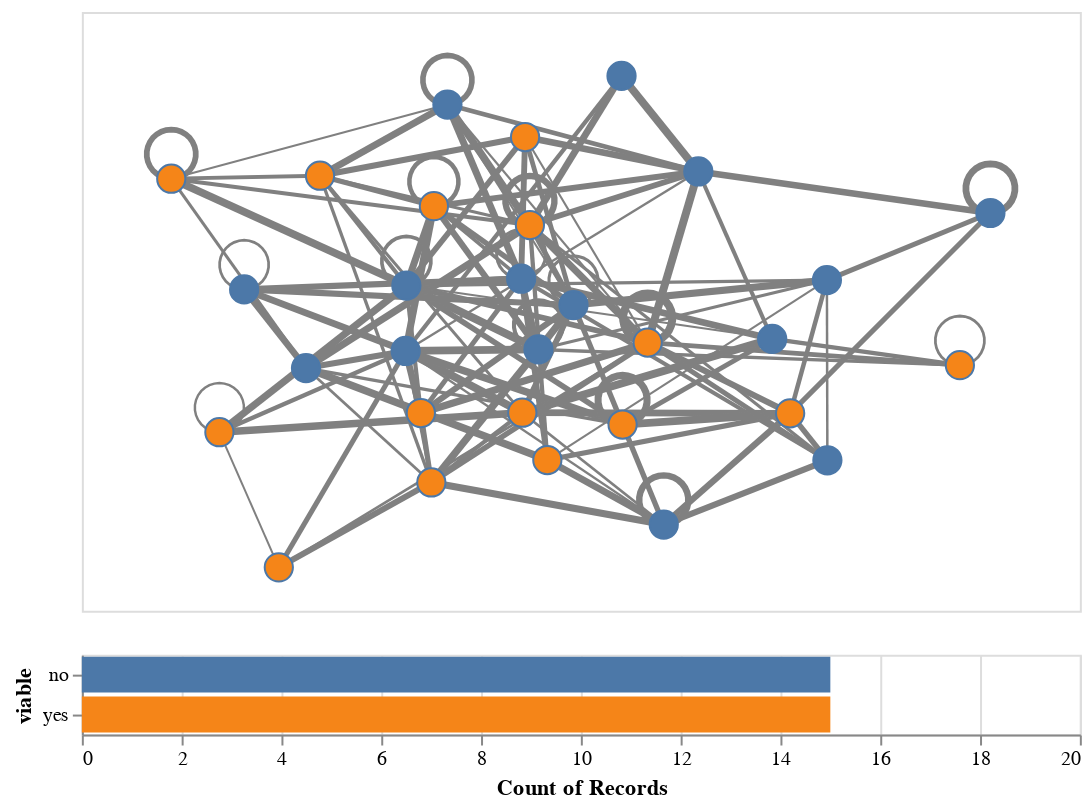

The notebook cell this image was saved under:
### Code cell
# Get the node layer
#   The possible layers are [edges, arrows, nodes, labels], in this order,
#   but arrows are present only if G is directed and labels only if node_label is not None.
nodes = chart.layer[-1] # Assuming no labels; fine with both directed and undirected G

# Build a brush
brush = alt.selection_interval(encodings = ['x', 'y'])
colour = alt.Color('viable:N', legend = None)

# Condition nodes based on brush
nodes = nodes.encode(
    fill = alt.condition(brush, colour, alt.value('gray')),
).add_params(brush)

# Create a bar graph to show highlighted nodes
bars = alt.Chart(nodes.data).mark_bar().encode(
    x = alt.X('count()').scale(domain = (0, 20)),
    y = 'viable',
    color = 'viable',
).transform_filter(brush)

# Recombine layers, copy size and axes' ranges, and combine vertically with bars
edges = chart.layer[0] + chart.layer[1] if G.is_directed() else chart.layer[0] # include arrows if present
graph_chart = anx.copy_size_and_axes(chart, edges + nodes) # maintain the original aspect ratio
graph_chart & bars.properties(width = graph_chart.width) # match widths and stack vertically

### Figure 1 — Vega-Lite specification as saved in the notebook (floating-point values rounded to 4 significant figures; data arrays with more than 128 entries replaced by an {"elided": "..."} marker saying what was removed)
{"config": {"view": {"continuousWidth": 300, "continuousHeight": 300}}, "vconcat": [{"layer": [{"data": {"name": "data-c868784dda98fe95e66c0492a3c65a60"}, "mark": {"type": "line", "color": "grey", "opacity": 1.0}, "encoding": {"detail": {"field": "edge", "type": "quantitative"}, "order": {"field": "order", "type": "quantitative"}, "strokeWidth": {"field": "weight", "legend": null, "type": "quantitative"}, "x": {"axis": null, "field": "x", "type": "quantitative"}, "y": {"axis": null, "field": "y", "type": "quantitative"}}}, {"data": {"name": "data-702ed20e37da8884ddfa615b758712d7"}, "mark": {"type": "point", "opacity": 1.0, "shape": "circle", "size": 200, "strokeWidth": 1.0}, "encoding": {"fill": {"condition": {"param": "param_3", "field": "viable", "legend": null, "type": "nominal"}, "value": "gray"}, "tooltip": [{"field": "importance", "type": "quantitative"}, {"field": "name", "type": "quantitative"}, {"field": "viable", "type": "nominal"}], "x": {"axis": null, "field": "x", "type": "quantitative"}, "y": {"axis": null, "field": "y", "type": "quantitative"}}, "name": "view_3"}], "encoding": {"x": {"scale": {"domain": [-0.1819, 1.849]}}, "y": {"scale": {"domain": [-0.08831, 1.13]}}}, "height": 300.0, "width": 500.0}, {"data": {"name": "data-702ed20e37da8884ddfa615b758712d7"}, "mark": {"type": "bar"}, "encoding": {"color": {"field": "viable", "type": "nominal"}, "x": {"aggregate": "count", "scale": {"domain": [0, 20]}, "type": "quantitative"}, "y": {"field": "viable", "type": "nominal"}}, "transform": [{"filter": {"param": "param_3"}}], "width": 500.0}], "params": [{"name": "param_3", "select": {"type": "interval", "encodings": ["x", "y"]}, "views": ["view_3"]}], "$schema": "https://vega.github.io/schema/vega-lite/v5.17.0.json", "datasets": {"data-c868784dda98fe95e66c0492a3c65a60": {"elided": "679 records"}, "data-702ed20e37da8884ddfa615b758712d7": [{"node": 0, "x": 0.4769, "y": 0.4403, "importance": -0.4845, "name": 737, "viable": "no"}, {"node": 1, "x": 0.7199, "y": 0.8755, "importance": -0.9612, "name": 322, "viable": "yes"}, {"node": 2, "x": 1.334, "y": 0.5845, "importance": -0.1098, "name": 773, "viable": "no"}, {"node": 3, "x": 1.002, "y": 0.08716, "importance": -1.041, "name": 551, "viable": "no"}, {"node": 4, "x": 0.7119, "y": 0.5873, "importance": -1.102, "name": 777, "viable": "no"}, {"node": 5, "x": 1.259, "y": 0.3134, "importance": 1.221, "name": 277, "viable": "yes"}, {"node": 6, "x": 0.7297, "y": 0.6965, "importance": 1.938, "name": 833, "viable": "yes"}, {"node": 7, "x": 0.4784, "y": 0.5734, "importance": -0.01255, "name": 809, "viable": "no"}, {"node": 8, "x": 0.7652, "y": 0.2184, "importance": 0.5267, "name": 968, "viable": "yes"}, {"node": 9, "x": 1.667, "y": 0.721, "importance": 0.1384, "name": 175, "viable": "no"}, {"node": 10, "x": 0.2741, "y": 0.4055, "importance": -2.821, "name": 134, "viable": "no"}, {"node": 11, "x": 0.1483, "y": 0.5656, "importance": -0.6916, "name": 210, "viable": "no"}, {"node": 12, "x": 0.09791, "y": 0.275, "importance": -1.914, "name": 855, "viable": "yes"}, {"node": 13, "x": 1.223, "y": 0.4648, "importance": 0.5605, "name": 69, "viable": "no"}, {"node": 14, "x": 0.3027, "y": 0.7969, "importance": -0.8335, "name": 388, "viable": "yes"}, {"node": 15, "x": 0.0, "y": 0.7908, "importance": 0.5049, "name": 632, "viable": "yes"}, {"node": 16, "x": 0.7471, "y": 0.4435, "importance": 0.5441, "name": 148, "viable": "no"}, {"node": 17, "x": 0.5292, "y": 0.1728, "importance": -0.6239, "name": 730, "viable": "yes"}, {"node": 18, "x": 0.9161, "y": 1.0, "importance": 1.808, "name": 813, "viable": "no"}, {"node": 19, "x": 0.7142, "y": 0.3147, "importance": -0.1827, "name": 360, "viable": "yes"}, {"node": 20, "x": 0.5078, "y": 0.314, "importance": 1.103, "name": 335, "viable": "yes"}, {"node": 21, "x": 0.2188, "y": 0.0, "importance": -0.9515, "name": 406, "viable": "yes"}, {"node": 22, "x": 1.072, "y": 0.8055, "importance": 0.6094, "name": 324, "viable": "no"}, {"node": 23, "x": 0.9693, "y": 0.4574, "importance": -1.588, "name": 940, "viable": "yes"}, {"node": 24, "x": 0.8184, "y": 0.5338, "importance": 0.8406, "name": 534, "viable": "no"}, {"node": 25, "x": 1.335, "y": 0.2179, "importance": 0.41, "name": 907, "viable": "no"}, {"node": 26, "x": 1.605, "y": 0.4114, "importance": -2.441, "name": 565, "viable": "yes"}, {"node": 27, "x": 0.5619, "y": 0.9417, "importance": 0.9723, "name": 563, "viable": "no"}, {"node": 28, "x": 0.5344, "y": 0.735, "importance": -0.477, "name": 740, "viable": "yes"}, {"node": 29, "x": 0.9183, "y": 0.2906, "importance": 0.6371, "name": 622, "viable": "yes"}]}}
